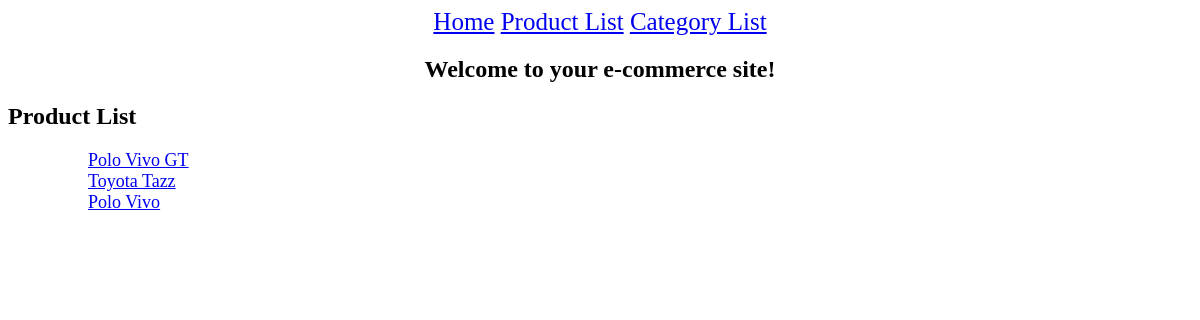
Before: /products/ with the older database file.
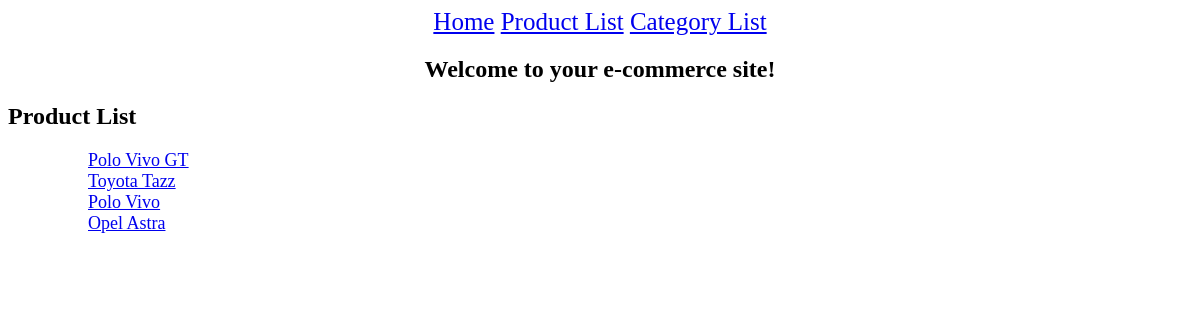
After: the same page with the newer database file.
### ecommerce/models.py (models this page shows, shortened)
class Product(models.Model):
  name = models.CharField(max_length=100)
  description = models.TextField()
  price = models.DecimalField(max_digits=8, decimal_places=2)
  category = models.ForeignKey(Category, on_delete=models.CASCADE)

### ecommerce/views.py (the view)
# urls.py: path('products/', views.product_list, name='product_list'),
def product_list(request):
  products = Product.objects.all()
  return render(request, 'product_list.html', {'products': products})

### ecommerce/templates/product_list.html
{% extends "home.html" %}
{% block p_list %}
  <h2>Product List</h2>
  <ul style="font-size: 18px;">
    {% for product in products %}
      <ul>
        <a href="{% url 'product_detail' product_id=product.id %}">
          {{ product.name }}
        </a>
      </ul>
    {% empty %}
      <ul>No products found.</ul>
    {% endfor %}
  </ul>
{% endblock %}

Changed rows visible on the page:
added Product: name "Opel Astra"
